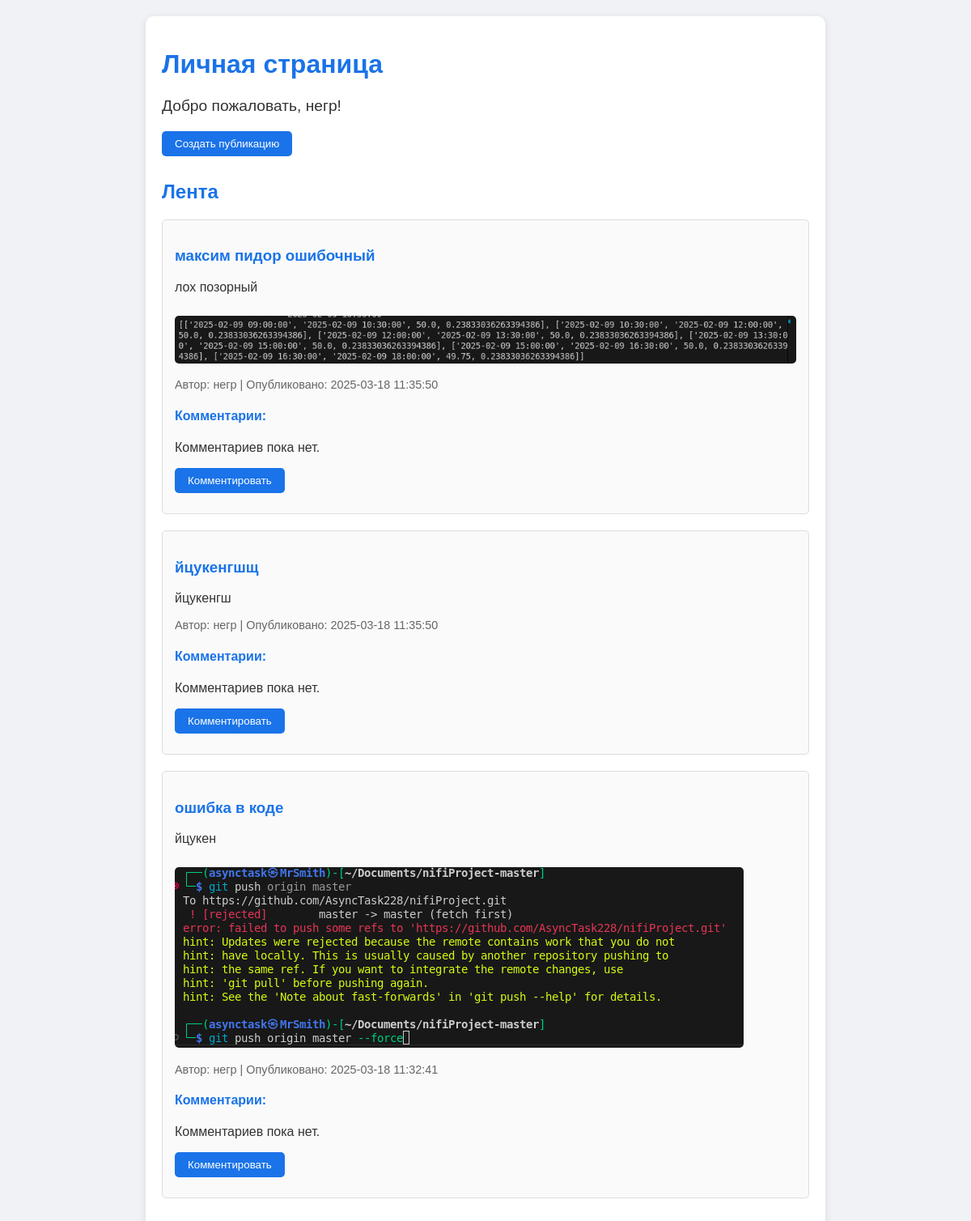
Page /private_content (signed in) on the committed database.
### application/models.py (models this page shows, shortened)
class User(db.Model, UserMixin):
    id = db.Column(db.Integer, primary_key=True)
    username = db.Column(db.String(120), unique=True, nullable=False)
    email = db.Column(db.String(120), unique=True, nullable=False)
    password_hash = db.Column(db.String(128), nullable=False)

class Post(db.Model):
    id = db.Column(db.Integer, primary_key=True)
    title = db.Column(db.String(255), nullable=False)
    content = db.Column(db.Text, nullable=False)
    timestamp = db.Column(db.DateTime, default=datetime.now(timezone.utc))
    user_id = db.Column(db.Integer, db.ForeignKey('user.id'), nullable=False)
    media_path = db.Column(db.String(255), nullable=True)  # Путь к медиафайлу
    user = db.relationship('User', backref=db.backref('posts', lazy=True))

### application/routes.py (the view, shortened to what this page needs)
@app.route("/private_content", methods=['GET', 'POST'])
@login_required
def private_content():
    post_form = PostForm()
    comment_form = CommentForm()
    posts = Post.query.order_by(Post.timestamp.desc()).all()
    return render_template('private_content.html',
                          post_form=post_form,
                          comment_form=comment_form,
                          posts=posts)

### application/__init__.py (called while the page is built)
@login_manager.user_loader
def load_user(user_id):
    return User.query.get(int(user_id))

### application/templates/private_content.html (shortened to what this page needs)
<!DOCTYPE html>
<html lang="ru">
<head>
</head>
<body>
    <div class="container">
        <h1>Личная страница</h1>
        <p class="welcome">Добро пожаловать, {{ current_user.username }}!</p>
        <button class="create-post-btn" onclick="togglePostForm()">Создать публикацию</button>
        <h2>Лента</h2>
        {% if posts %}
            {% for post in posts %}
                <div class="post">
                    <h3>{{ post.title }}</h3>
                    <p>{{ post.content }}</p>
                    {% if post.media_path %}
                        {% if post.media_path.endswith(('.mp4', '.webm', '.ogg')) %}
                            <video controls>
                                <source src="{{ url_for('static', filename='uploads/' + post.media_path) }}" type="video/mp4">
                                Ваш браузер не поддерживает видео.
                            </video>
                        {% else %}
                            <img src="{{ url_for('static', filename='uploads/' + post.media_path) }}" alt="Post media">
                        {% endif %}
                    {% endif %}
                    <p class="post-meta">Автор: {{ post.user.username }} | Опубликовано: {{ post.timestamp.strftime('%Y-%m-%d %H:%M:%S') }}</p>
                    <h4>Комментарии:</h4>
                    {% if post.comments %}
                        {% for comment in post.comments %}
                            <div class="comment">
                                <p>{{ comment.content }} <br>
                                   <small>Автор: {{ comment.user.username }} | {{ comment.timestamp.strftime('%Y-%m-%d %H:%M:%S') }}</small>
                                </p>
                            </div>
                        {% endfor %}
                    {% else %}
                        <p>Комментариев пока нет.</p>
                    {% endif %}
                    <button class="comment-btn" onclick="toggleCommentForm('commentForm-{{ post.id }}')">Комментировать</button>
                </div>
            {% endfor %}
        {% else %}
            <p>Постов пока нет.</p>
        {% endif %}
    </div>
</body>
</html>

### application/templates/private_content.html (style rules this page uses)
body { font-family: 'Arial', sans-serif; background-color: #f0f2f5; margin: 0; padding: 20px; color: #333; }
.container { max-width: 800px; margin: 0 auto; background: #fff; padding: 20px; border-radius: 10px; box-shadow: 0 2px 10px rgba(0, 0, 0, 0.1); }
h1, h2, h3, h4 { color: #1a73e8; }
.welcome { font-size: 1.2em; margin-bottom: 20px; }
.create-post-btn, .comment-btn { background-color: #1a73e8; color: white; padding: 8px 16px; border: none; border-radius: 5px; cursor: pointer; transition: background-color 0.3s; margin-bottom: 10px; }
.post { border: 1px solid #ddd; padding: 15px; margin-bottom: 20px; border-radius: 5px; background: #fafafa; }
.post img, .post video { max-width: 100%; border-radius: 5px; margin-top: 10px; }
.post-meta { font-size: 0.9em; color: #666; }

### rows in the picture
User: username "негр"
Post: title "максим пидор ошибочный", content "лох позорный", media_path (picture), user.username "негр", timestamp "2025-03-18 11:35:50"
Post: title "йцукенгшщ", content "йцукенгш", user.username "негр", timestamp "2025-03-18 11:35:50"
Post: title "ошибка в коде", content "йцукен", media_path (picture), user.username "негр", timestamp "2025-03-18 11:32:41"
